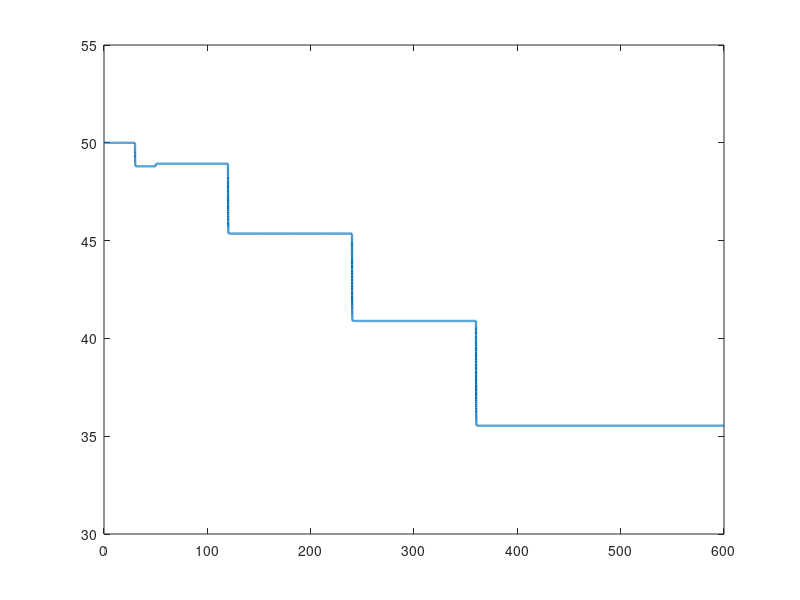

Write the MATLAB code that produced this figure. (Note: this script raises an error after producing the figure.)
function blackstart_ev_microgrid
%% Adaptive Microgrid Blackstart using EVs as Mobile Generators


clearvars -except ans; clc; close all;

%% Nominal + simulation timing
f0   = 50;       % nominal frequency [Hz]
Tend = 600;      % total sim time [s]

% Virtual swing (frequency dynamics)
M = 5e3;         % "inertia-like" coefficient [W/Hz*s]
D = 5e4;         % damping [W/Hz]

%% Load restoration (critical -> essential -> general)
events.load_times    = [30 120 240 360];         % [s]
events.load_sizes_kW = [100 200 250 300];        % [kW]

%% EV fleet spec:  [id  t_in  t_out  Pmax(kW)  Ecap(kWh)  SOC0(%)  eta]
EVspec = [
   1    0     600     60        60        80     0.95;   % EV1 grid-former
   2   50     600     50        50        65     0.95;
   3   90     600     40        40        55     0.95;
   4  180     480     60        70        70     0.95;
   5  300     600     80        80        90     0.95;
];

gridFormerID   = 1;
SOCmin = 20; SOCmax = 95;      % SOC limits [%]
Pform_max_kW   = 40;           % grid-former power cap [kW]
K_base         = 6e3;          % fleet droop stiffness [W/Hz]
alpha_soc      = 0.7;          % SOC weight (0..1)

%% Distance-based prioritization (NEW)
% Set distance (km) of each EV to the site. EV1 can be 0 (already on site).
distance_km = [0 4 7 3 2];     % EV1..EV5
beta_dist   = 0.01;            % penalty per km (0.01 => ~1% less priority per km)

%% Pre-compute/pack parameters
load_steps = events.load_times(:);
load_sizes = events.load_sizes_kW(:)*1e3; % [W]

N     = size(EVspec,1);
t_in  = EVspec(:,2);
t_out = EVspec(:,3);
Pmax  = EVspec(:,4)*1e3;      % [W]
Ecap  = EVspec(:,5)*3.6e6;    % [J]
SOC0  = EVspec(:,6);
eta   = EVspec(:,7);

params.f0 = f0; params.M = M; params.D = D;
params.K_base = K_base; params.alpha_soc = alpha_soc;
params.Pmax = Pmax; params.Ecap = Ecap; params.SOCmin = SOCmin; params.SOCmax = SOCmax;
params.eta = eta; params.gridFormerID = gridFormerID;
params.Pform_max = Pform_max_kW*1e3; % [W]
params.t_in  = t_in; params.t_out = t_out;
params.load_steps = load_steps; params.load_sizes = load_sizes;

% Distance parameters into params (NEW)
params.distance_km = distance_km(:);
params.beta_dist   = beta_dist;

%% ODE state: x = [f; SOC(1..N)]
x0 = [f0; SOC0];

opts = odeset('RelTol',1e-6,'AbsTol',1e-8,'MaxStep',0.2);
[t, x] = ode45(@(tt,xx) dyn(tt,xx,params), [0 Tend], x0, opts);

f   = x(:,1);
SOC = x(:,2:end);

% Signals for plots
Pload_series = arrayfun(@(tt) Pload_of_t(tt, load_steps, load_sizes), t);

% Rebuild EV powers across trajectory using same logic (for plotting)
Pev_series = zeros(numel(t), N);
for k = 1:numel(t)
    tt    = t(k);
    f_k   = f(k);
    SOC_k = SOC(k,:)';
    present       = (tt >= t_in) & (tt <= t_out);
    can_discharge = present & (SOC_k > SOCmin+0.1);

    % Grid-former power
    K_form = 2e5;  % [W/Hz]
    P_form = max(0, min(params.Pform_max, K_form*(f0 - f_k)));
    if ~present(gridFormerID), P_form = 0; end

    % Followers: SOC+distance weights
    headroom   = zeros(N,1);
    soc_weight = zeros(N,1);
    for i = 1:N
        if can_discharge(i)
            headroom(i)   = Pmax(i);
            soc_weight(i) = max(0, (SOC_k(i)-SOCmin)/(SOCmax-SOCmin));
        end
    end
    follower = true(N,1); follower(gridFormerID) = false;

    dist_fac = 1 + beta_dist * distance_km(:);  % NEW
    w = headroom .* ((1-alpha_soc) + alpha_soc*soc_weight);
    w = w ./ dist_fac;                          % NEW
    w(~follower) = 0;
    if sum(w) > 0, w = w / sum(w); end
    K_i = K_base * w;

    P_ev_k = zeros(N,1);
    for i = 1:N
        if follower(i) && can_discharge(i)
            P_cmd       = K_i(i) * (f0 - f_k);
            P_ev_k(i)   = max(0, min(Pmax(i), P_cmd));
        end
    end
    P_ev_k(gridFormerID) = P_form;
    Pev_series(k,:) = P_ev_k;
end

Pgen_series = sum(Pev_series,2);

%% Plots
% 1) Frequency (with blackout marker)
figure('Name','Frequency'); plot(t, f, 'LineWidth',1.6);
yline(f0,'--'); xlabel('Time [s]'); ylabel('Frequency [Hz]');
title('Frequency Restoration during Blackstart'); grid on;
xline(0,'r--','Blackout Detected','LabelOrientation','horizontal');  % NEW

% 2) Load vs Generation
figure('Name','Power Balance'); plot(t, Pload_series/1e3, 'LineWidth',1.6); hold on;
plot(t, Pgen_series/1e3, 'LineWidth',1.6);
xlabel('Time [s]'); ylabel('Power [kW]'); grid on;
legend('Load','Total EV Gen','Location','best');
title('Load Pickup vs EV Generation');

% 3) EV Power (stacked)
figure('Name','EV Power Outputs');
area(t, max(Pev_series,0)/1e3); xlabel('Time [s]'); ylabel('Power [kW]');
title('Individual EV Outputs (stacked)'); grid on;
legend(arrayfun(@(i) sprintf('EV%d (Dist = %dkm)', i, distance_km(i)), 1:N, 'UniformOutput', false), ...
       'Location','bestoutside');


% 4) SOC
figure('Name','SOC');
plot(t, SOC, 'LineWidth',1.4); xlabel('Time [s]'); ylabel('SOC [%]');
title('EV SOC Trajectories'); grid on; ylim([SOCmin-5 SOCmax+5]);
yline(SOCmin,'--'); yline(SOCmax,'--');
legend(arrayfun(@(i) sprintf('EV%d',i), 1:N, 'UniformOutput', false), 'Location','bestoutside');

% 5) Events timeline
figure('Name','Events');
stairs(t, Pload_series/1e3, 'LineWidth',1.6); hold on;
for i=1:N
    plot([t_in(i) t_out(i)], [-(10+i*5) -(10+i*5)], 'LineWidth',4);
end
xlabel('Time [s]'); ylabel('kW (load)'); grid on;
title('Staged Load Pickup & EV Availability (bars below)');
ylim([-10-5*N, max(Pload_series/1e3)*1.2]);

% Expose for re-plotting / KPI scripts
assignin('base','t',t);
assignin('base','f',f);
assignin('base','Pload_series',Pload_series);
assignin('base','Pev_series',Pev_series);
assignin('base','Pgen_series',Pgen_series);
assignin('base','SOC',SOC);
assignin('base','Pmax',Pmax);
assignin('base','distance_km',distance_km);
assignin('base','Ecap_kWh',EVspec(:,5));
assignin('base','eta',eta);


end % ===== end main function =====

% ---------- Local helpers (must be after main) ----------
function P = Pload_of_t(t, load_steps, load_sizes)
% Piecewise-constant load sum up to time t
P = sum(load_sizes(t >= load_steps));
end

function dx = dyn(t, x, params)
% ODE: x = [f; SOC(1..N)]
f   = x(1); 
SOC = x(2:end);
N   = numel(SOC);

% Load
Pload = Pload_of_t(t, params.load_steps, params.load_sizes);

% Availability/SOC
present       = (t >= params.t_in) & (t <= params.t_out);
can_discharge = present & (SOC(:) > params.SOCmin+0.1);

% Grid-former power with cap
K_form = 2e5;  % [W/Hz]
P_form = max(0, min(params.Pform_max, K_form*(params.f0 - f)));
if ~present(params.gridFormerID), P_form = 0; end

% Followers: weights with SOC + distance (NEW)
headroom   = zeros(N,1);
soc_weight = zeros(N,1);
for i = 1:N
    if can_discharge(i)
        headroom(i)   = params.Pmax(i);
        soc_weight(i) = max(0, (SOC(i)-params.SOCmin)/(params.SOCmax-params.SOCmin));
    end
end
follower = true(N,1); follower(params.gridFormerID) = false;

dist_fac = 1 + params.beta_dist * params.distance_km;  % NEW
w = headroom .* ((1-params.alpha_soc) + params.alpha_soc*soc_weight);
w = w ./ dist_fac;                                      % NEW
w(~follower) = 0;
if sum(w) > 0, w = w / sum(w); end

K_i = params.K_base * w;

% EV powers
P_ev = zeros(N,1);
for i = 1:N
    if follower(i) && can_discharge(i)
        P_cmd = K_i(i) * (params.f0 - f);
        P_ev(i) = max(0, min(params.Pmax(i), P_cmd));
    end
end
P_ev(params.gridFormerID) = P_form;

% Frequency dynamics
Pgen     = sum(P_ev);
Pmismatch= Pgen - Pload;
dfdt     = (Pmismatch - params.D*(f - params.f0)) / params.M;

% SOC dynamics
dSOC = zeros(N,1);
for i = 1:N
    if present(i)
        dSOC(i) = -(P_ev(i) / params.Ecap(i)) * 100 / params.eta(i);
    else
        dSOC(i) = 0;
    end
    if (SOC(i) <= params.SOCmin && dSOC(i) < 0), dSOC(i) = 0; end
    if (SOC(i) >= params.SOCmax && dSOC(i) > 0), dSOC(i) = 0; end
end

dx = [dfdt; dSOC];
end
